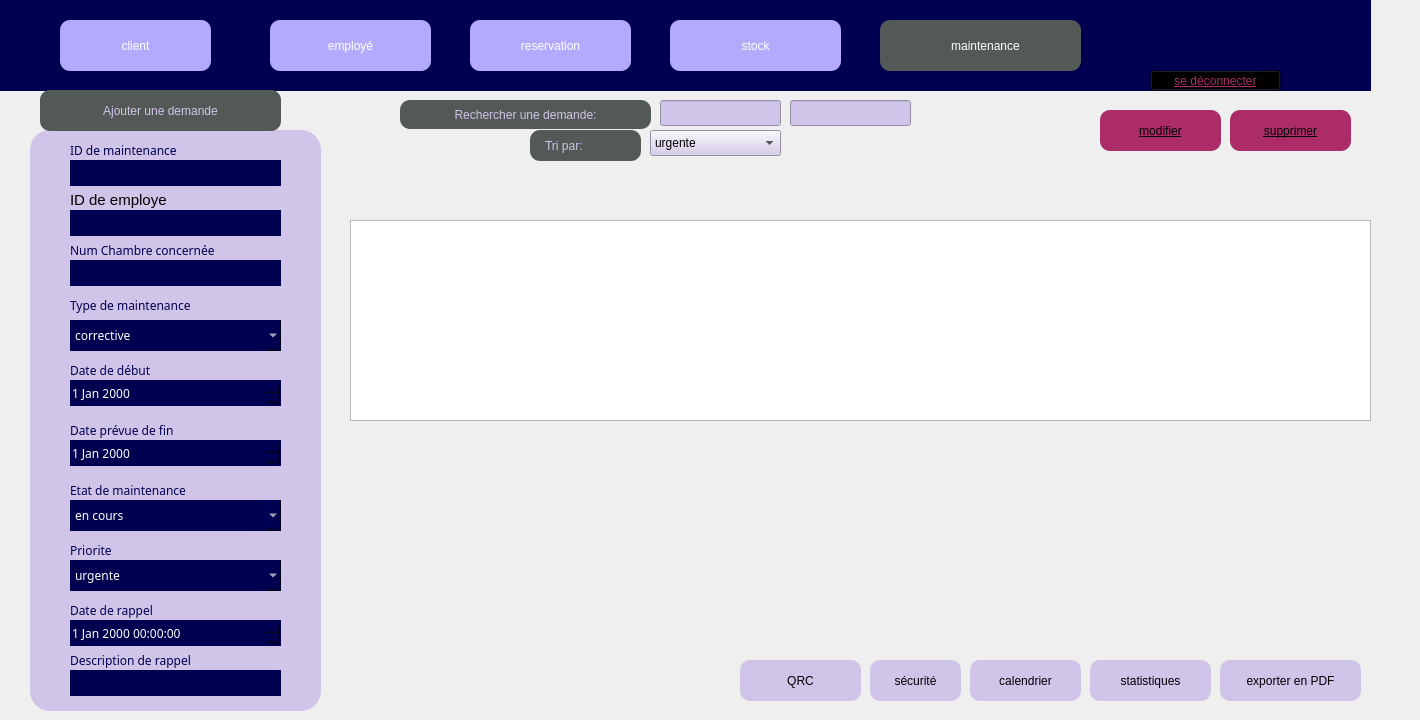
    <widget class="QWidget" name="page_maintenance">
     <widget class="QWidget" name="widget_10" native="true">
      <property name="geometry">
       <rect>
        <x>-40</x>
        <y>0</y>
        <width>1411</width>
        <height>91</height>
       </rect>
      </property>
      <property name="styleSheet">
       <string notr="true">background-color: rgb(0, 0, 80);</string>
      </property>
      <widget class="QPushButton" name="clientmaint">
       <property name="geometry">
        <rect>
         <x>100</x>
         <y>20</y>
         <width>151</width>
         <height>51</height>
        </rect>
       </property>
       <property name="styleSheet">
        <string notr="true"> font: 700 10pt &quot;Segoe UI&quot;;
color: rgb(255, 255, 255);
background-color: rgb(179, 170, 255);
 
 
border-radius:10px;</string>
       </property>
       <property name="text">
        <string>client</string>
       </property>
      </widget>
      <widget class="QPushButton" name="employemaint">
       <property name="geometry">
        <rect>
         <x>310</x>
         <y>20</y>
         <width>161</width>
         <height>51</height>
        </rect>
       </property>
       <property name="styleSheet">
        <string notr="true"> font: 700 10pt &quot;Segoe UI&quot;;
color: rgb(255, 255, 255);
background-color: rgb(179, 170, 255);
 
 
border-radius:10px;</string>
       </property>
       <property name="text">
        <string>employé</string>
       </property>
      </widget>
      <widget class="QPushButton" name="reservationmaint">
       <property name="geometry">
        <rect>
         <x>510</x>
         <y>20</y>
         <width>161</width>
         <height>51</height>
        </rect>
       </property>
       <property name="styleSheet">
        <string notr="true">font: 700 10pt &quot;Segoe UI&quot;;
color: rgb(255, 255, 255);
background-color: rgb(179, 170, 255);
 
 
border-radius:10px;</string>
       </property>
       <property name="text">
        <string>reservation</string>
       </property>
      </widget>
      <widget class="QPushButton" name="stockmaint">
       <property name="geometry">
        <rect>
         <x>710</x>
         <y>20</y>
         <width>171</width>
         <height>51</height>
        </rect>
       </property>
       <property name="styleSheet">
        <string notr="true"> font: 700 10pt &quot;Segoe UI&quot;;
color: rgb(255, 255, 255);
background-color: rgb(179, 170, 255);
 
 
border-radius:10px;</string>
       </property>
       <property name="text">
        <string>stock</string>
       </property>
      </widget>
      <widget class="QPushButton" name="maintenance">
       <property name="geometry">
        <rect>
         <x>920</x>
         <y>20</y>
         <width>201</width>
         <height>51</height>
        </rect>
       </property>
       <property name="styleSheet">
        <string notr="true"> color: rgb(255, 255, 255);
font: 700 10pt &quot;Segoe UI&quot;;
background-color: rgb(83, 89, 86);
 
 
border-radius:10px;</string>
       </property>
       <property name="text">
        <string>   maintenance</string>
       </property>
      </widget>
      <widget class="QPushButton" name="sedeconnecter9">
       <property name="geometry">
        <rect>
         <x>1190</x>
         <y>70</y>
         <width>131</width>
         <height>21</height>
        </rect>
       </property>
       <property name="styleSheet">
        <string notr="true">color: rgb(172, 44, 103);
text-decoration: underline;
font: 700 9pt &quot;Segoe UI&quot;;
background-color:transparent;</string>
       </property>
       <property name="text">
        <string>se déconnecter</string>
       </property>
      </widget>
      <widget class="QLabel" name="label_log">
       <property name="geometry">
        <rect>
         <x>1200</x>
         <y>0</y>
         <width>101</width>
         <height>71</height>
        </rect>
       </property>
       <property name="text">
        <string/>
       </property>
       <property name="scaledContents">
        <bool>true</bool>
       </property>
      </widget>
      <widget class="QLabel" name="label_main1">
       <property name="geometry">
        <rect>
         <x>930</x>
         <y>30</y>
         <width>41</width>
         <height>31</height>
        </rect>
       </property>
       <property name="styleSheet">
        <string notr="true">background-color:transparent;</string>
       </property>
       <property name="text">
        <string/>
       </property>
      </widget>
     </widget>
     <widget class="QPushButton" name="pushButton_supprimer_maintenance">
      <property name="geometry">
       <rect>
        <x>1230</x>
        <y>110</y>
        <width>121</width>
        <height>41</height>
       </rect>
      </property>
      <property name="styleSheet">
       <string notr="true">border-radius:10px;
text-decoration: underline;
font: 10pt &quot;Segoe UI&quot;;
background-color: rgb(172, 44, 103);</string>
      </property>
      <property name="text">
       <string>supprimer</string>
      </property>
     </widget>
     <widget class="QComboBox" name="comboBox_tri_maintenance">
      <property name="geometry">
       <rect>
        <x>650</x>
        <y>130</y>
        <width>131</width>
        <height>26</height>
       </rect>
      </property>
      <property name="styleSheet">
       <string notr="true">background-color: rgb(209, 196, 233);
</string>
      </property>
      <item>
       <property name="text">
        <string>urgente</string>
       </property>
      </item>
      <item>
       <property name="text">
        <string>normale</string>
       </property>
      </item>
      <item>
       <property name="text">
        <string>basse</string>
       </property>
      </item>
     </widget>
     <widget class="QPushButton" name="pushButton_ajouter_maintenance">
      <property name="geometry">
       <rect>
        <x>40</x>
        <y>90</y>
        <width>241</width>
        <height>41</height>
       </rect>
      </property>
      <property name="styleSheet">
       <string notr="true">border-radius:10px;
background-color: rgb(83, 89, 86);
color: rgb(209, 196, 233);
font: 12pt &quot;Segoe UI&quot;;</string>
      </property>
      <property name="text">
       <string>Ajouter une demande</string>
      </property>
     </widget>
     <widget class="QPushButton" name="pushButton_modifier_maintenance">
      <property name="geometry">
       <rect>
        <x>1100</x>
        <y>110</y>
        <width>121</width>
        <height>41</height>
       </rect>
      </property>
      <property name="styleSheet">
       <string notr="true">border-radius:10px;
text-decoration: underline;
font: 10pt &quot;Segoe UI&quot;;
background-color: rgb(172, 44, 103);</string>
      </property>
      <property name="text">
       <string>modifier</string>
      </property>
     </widget>
     <widget class="QPushButton" name="pushButton_exporter_maintenance">
      <property name="geometry">
       <rect>
        <x>1220</x>
        <y>660</y>
        <width>141</width>
        <height>41</height>
       </rect>
      </property>
      <property name="styleSheet">
       <string notr="true">background-color: rgb(209, 196, 233);
border-radius:10px;
color: rgb(0, 0, 0);
font: 700 10pt &quot;Segoe UI&quot;;</string>
      </property>
      <property name="text">
       <string>exporter en PDF</string>
      </property>
     </widget>
     <widget class="QPushButton" name="pushButton_stat2_maintenance">
      <property name="geometry">
       <rect>
        <x>1090</x>
        <y>660</y>
        <width>121</width>
        <height>41</height>
       </rect>
      </property>
      <property name="styleSheet">
       <string notr="true">background-color: rgb(209, 196, 233);
border-radius:10px;
color: rgb(0, 0, 0);
font: 700 10pt &quot;Segoe UI&quot;;</string>
      </property>
      <property name="text">
       <string>statistiques</string>
      </property>
     </widget>
     <widget class="QPushButton" name="pushButton_calendrier">
      <property name="geometry">
       <rect>
        <x>970</x>
        <y>660</y>
        <width>111</width>
        <height>41</height>
       </rect>
      </property>
      <property name="styleSheet">
       <string notr="true">background-color: rgb(209, 196, 233);
border-radius:10px;
color: rgb(0, 0, 0);
font: 700 10pt &quot;Segoe UI&quot;;</string>
      </property>
      <property name="text">
       <string>calendrier</string>
      </property>
     </widget>
     <widget class="QWidget" name="widget_138" native="true">
      <property name="geometry">
       <rect>
        <x>30</x>
        <y>130</y>
        <width>291</width>
        <height>581</height>
       </rect>
      </property>
      <property name="font">
       <font>
        <family>MingLiU_HKSCS-ExtB</family>
       </font>
      </property>
      <property name="styleSheet">
       <string notr="true">background-color: rgb(209, 196, 233);
border-radius:20px;</string>
      </property>
      <widget class="QComboBox" name="comboBox_etat_maintenance">
       <property name="geometry">
        <rect>
         <x>40</x>
         <y>370</y>
         <width>211</width>
         <height>31</height>
        </rect>
       </property>
       <property name="styleSheet">
        <string notr="true">color: rgb(255, 255, 255); background-color:rgb(0,0,80);</string>
       </property>
       <item>
        <property name="text">
         <string>en cours</string>
        </property>
       </item>
       <item>
        <property name="text">
         <string>en attente</string>
        </property>
       </item>
       <item>
        <property name="text">
         <string>terminé</string>
        </property>
       </item>
      </widget>
      <widget class="QLabel" name="label_621">
       <property name="geometry">
        <rect>
         <x>40</x>
         <y>350</y>
         <width>181</width>
         <height>20</height>
        </rect>
       </property>
       <property name="styleSheet">
        <string notr="true">font: 11pt &quot;Segoe UI&quot;;color: rgb(0, 0, 81); background-color:transparent;</string>
       </property>
       <property name="text">
        <string>Etat de maintenance</string>
       </property>
      </widget>
      <widget class="QLabel" name="label_609">
       <property name="geometry">
        <rect>
         <x>40</x>
         <y>290</y>
         <width>191</width>
         <height>21</height>
        </rect>
       </property>
       <property name="styleSheet">
        <string notr="true">font: 11pt &quot;Segoe UI&quot;;color: rgb(0, 0, 81); background-color:transparent;</string>
       </property>
       <property name="text">
        <string>Date prévue de fin</string>
       </property>
      </widget>
      <widget class="QLabel" name="label_604">
       <property name="geometry">
        <rect>
         <x>40</x>
         <y>10</y>
         <width>191</width>
         <height>20</height>
        </rect>
       </property>
       <property name="styleSheet">
        <string notr="true">font: 11pt &quot;Segoe UI&quot;;
color: rgb(0, 0, 81);
background-color:transparent;</string>
       </property>
       <property name="text">
        <string>ID de maintenance</string>
       </property>
      </widget>
      <widget class="QLabel" name="label_605">
       <property name="geometry">
        <rect>
         <x>40</x>
         <y>110</y>
         <width>201</width>
         <height>20</height>
        </rect>
       </property>
       <property name="styleSheet">
        <string notr="true">font: 11pt &quot;Segoe UI&quot;;color: rgb(0, 0, 81); background-color:transparent;</string>
       </property>
       <property name="text">
        <string>Num Chambre concernée</string>
       </property>
      </widget>
      <widget class="QLabel" name="label_613">
       <property name="geometry">
        <rect>
         <x>40</x>
         <y>160</y>
         <width>241</width>
         <height>31</height>
        </rect>
       </property>
       <property name="styleSheet">
        <string notr="true">font: 11pt &quot;Segoe UI&quot;;color: rgb(0, 0, 81); background-color:transparent;</string>
       </property>
       <property name="text">
        <string>Type de maintenance</string>
       </property>
      </widget>
      <widget class="QLabel" name="label_622">
       <property name="geometry">
        <rect>
         <x>40</x>
         <y>230</y>
         <width>191</width>
         <height>20</height>
        </rect>
       </property>
       <property name="styleSheet">
        <string notr="true">font: 11pt &quot;Segoe UI&quot;;color: rgb(0, 0, 81); background-color:transparent;</string>
       </property>
       <property name="text">
        <string>Date de début</string>
       </property>
      </widget>
      <widget class="QLineEdit" name="lineEdit_id_maintenance">
       <property name="geometry">
        <rect>
         <x>40</x>
         <y>30</y>
         <width>211</width>
         <height>26</height>
        </rect>
       </property>
       <property name="styleSheet">
        <string notr="true">background-color: rgb(0, 0, 81);
</string>
       </property>
      </widget>
      <widget class="QLineEdit" name="lineEdit_num_chambre">
       <property name="geometry">
        <rect>
         <x>40</x>
         <y>130</y>
         <width>211</width>
         <height>26</height>
        </rect>
       </property>
       <property name="styleSheet">
        <string notr="true">background-color: rgb(0, 0, 81);
</string>
       </property>
      </widget>
      <widget class="QComboBox" name="comboBox_type_maintenance">
       <property name="geometry">
        <rect>
         <x>40</x>
         <y>190</y>
         <width>211</width>
         <height>31</height>
        </rect>
       </property>
       <property name="styleSheet">
        <string notr="true">color: rgb(255, 255, 255); background-color:rgb(0,0,80);</string>
       </property>
       <item>
        <property name="text">
         <string>corrective</string>
        </property>
       </item>
       <item>
        <property name="text">
         <string>esthétique</string>
        </property>
       </item>
       <item>
        <property name="text">
         <string>préventive</string>
        </property>
       </item>
      </widget>
      <widget class="QComboBox" name="comboBox_priorite">
       <property name="geometry">
        <rect>
         <x>40</x>
         <y>430</y>
         <width>211</width>
         <height>31</height>
        </rect>
       </property>
       <property name="styleSheet">
        <string notr="true">color: rgb(255, 255, 255); background-color:rgb(0,0,80);</string>
       </property>
       <item>
        <property name="text">
         <string>urgente</string>
        </property>
       </item>
       <item>
        <property name="text">
         <string>normale</string>
        </property>
       </item>
       <item>
        <property name="text">
         <string>basse</string>
        </property>
       </item>
      </widget>
      <widget class="QLabel" name="label_638">
       <property name="geometry">
        <rect>
         <x>40</x>
         <y>410</y>
         <width>181</width>
         <height>20</height>
        </rect>
       </property>
       <property name="styleSheet">
        <string notr="true">font: 11pt &quot;Segoe UI&quot;;color: rgb(0, 0, 81); background-color:transparent;</string>
       </property>
       <property name="text">
        <string>Priorite</string>
       </property>
      </widget>
      <widget class="QLineEdit" name="lineEdit_id_emplye">
       <property name="geometry">
        <rect>
         <x>40</x>
         <y>80</y>
         <width>211</width>
         <height>26</height>
        </rect>
       </property>
       <property name="styleSheet">
        <string notr="true">background-color: rgb(0, 0, 81);
</string>
       </property>
      </widget>
      <widget class="QLabel" name="label_1259">
       <property name="geometry">
        <rect>
         <x>40</x>
         <y>60</y>
         <width>131</width>
         <height>20</height>
        </rect>
       </property>
       <property name="font">
        <font>
         <family>Segoe UI</family>
         <pointsize>11</pointsize>
         <italic>false</italic>
         <bold>false</bold>
        </font>
       </property>
       <property name="styleSheet">
        <string notr="true">font: 11pt &quot;Segoe UI&quot;;
</string>
       </property>
       <property name="text">
        <string>ID de employe</string>
       </property>
      </widget>
      <widget class="QDateEdit" name="dateEdit_date_debut">
       <property name="geometry">
        <rect>
         <x>40</x>
         <y>250</y>
         <width>211</width>
         <height>26</height>
        </rect>
       </property>
       <property name="styleSheet">
        <string notr="true">color: rgb(255, 255, 255); background-color:rgb(0,0,80);</string>
       </property>
      </widget>
      <widget class="QDateEdit" name="dateEdit_date_fin">
       <property name="geometry">
        <rect>
         <x>40</x>
         <y>310</y>
         <width>211</width>
         <height>26</height>
        </rect>
       </property>
       <property name="styleSheet">
        <string notr="true">color: rgb(255, 255, 255); background-color:rgb(0,0,80);</string>
       </property>
      </widget>
      <widget class="QLineEdit" name="lineEdit_description_rappel">
       <property name="geometry">
        <rect>
         <x>40</x>
         <y>540</y>
         <width>211</width>
         <height>26</height>
        </rect>
       </property>
       <property name="styleSheet">
        <string notr="true">background-color: rgb(0, 0, 81);
</string>
       </property>
      </widget>
      <widget class="QDateTimeEdit" name="date_rappel">
       <property name="geometry">
        <rect>
         <x>40</x>
         <y>490</y>
         <width>211</width>
         <height>26</height>
        </rect>
       </property>
       <property name="styleSheet">
        <string notr="true">color: rgb(255, 255, 255); background-color:rgb(0,0,80);</string>
       </property>
      </widget>
      <widget class="QLabel" name="label_624">
       <property name="geometry">
        <rect>
         <x>40</x>
         <y>470</y>
         <width>191</width>
         <height>20</height>
        </rect>
       </property>
       <property name="styleSheet">
        <string notr="true">font: 11pt &quot;Segoe UI&quot;;
color: rgb(0, 0, 81);
background-color:transparent;</string>
       </property>
       <property name="text">
        <string>Date de rappel</string>
       </property>
      </widget>
      <widget class="QLabel" name="label_625">
       <property name="geometry">
        <rect>
         <x>40</x>
         <y>520</y>
         <width>191</width>
         <height>20</height>
        </rect>
       </property>
       <property name="styleSheet">
        <string notr="true">font: 11pt &quot;Segoe UI&quot;;
color: rgb(0, 0, 81);
background-color:transparent;</string>
       </property>
       <property name="text">
        <string>Description de rappel</string>
       </property>
      </widget>
     </widget>
     <widget class="QTableView" name="tableView_maintenance">
      <property name="geometry">
       <rect>
        <x>350</x>
        <y>220</y>
        <width>1021</width>
        <height>201</height>
       </rect>
      </property>
      <property name="pixmap" stdset="0">
       <pixmap/>
      </property>
     </widget>
     <widget class="QLineEdit" name="lineEdit_id_maintenance_2">
      <property name="geometry">
       <rect>
        <x>660</x>
        <y>100</y>
        <width>121</width>
        <height>26</height>
       </rect>
      </property>
      <property name="styleSheet">
       <string notr="true">background-color: rgb(209, 196, 233);

</string>
      </property>
     </widget>
     <widget class="QPushButton" name="pushButton_recherche_maintenance">
      <property name="geometry">
       <rect>
        <x>400</x>
        <y>100</y>
        <width>251</width>
        <height>29</height>
       </rect>
      </property>
      <property name="styleSheet">
       <string notr="true">border-radius:10px;
background-color: rgb(83, 89, 86);
color: rgb(209, 196, 233);
font: 12pt &quot;Segoe UI&quot;;</string>
      </property>
      <property name="text">
       <string>Rechercher une demande:</string>
      </property>
     </widget>
     <widget class="QLineEdit" name="lineEdit_96">
      <property name="geometry">
       <rect>
        <x>530</x>
        <y>130</y>
        <width>111</width>
        <height>31</height>
       </rect>
      </property>
      <property name="styleSheet">
       <string notr="true">border-radius:10px;
background-color: rgb(255, 255, 255);
background-color: rgb(83, 89, 86);
color: rgb(209, 196, 233);
font: 12pt &quot;Segoe UI&quot;;</string>
      </property>
      <property name="text">
       <string>    Tri par:</string>
      </property>
     </widget>
     <widget class="QPushButton" name="pushButton_QRC">
      <property name="geometry">
       <rect>
        <x>740</x>
        <y>660</y>
        <width>121</width>
        <height>41</height>
       </rect>
      </property>
      <property name="styleSheet">
       <string notr="true">background-color: rgb(209, 196, 233);
border-radius:10px;
color: rgb(0, 0, 0);
font: 700 10pt &quot;Segoe UI&quot;;</string>
      </property>
      <property name="text">
       <string>QRC</string>
      </property>
     </widget>
     <widget class="QLabel" name="qr_code">
      <property name="geometry">
       <rect>
        <x>340</x>
        <y>390</y>
        <width>381</width>
        <height>281</height>
       </rect>
      </property>
      <property name="text">
       <string/>
      </property>
     </widget>
     <widget class="QLabel" name="label_qrc2">
      <property name="geometry">
       <rect>
        <x>740</x>
        <y>580</y>
        <width>121</width>
        <height>81</height>
       </rect>
      </property>
      <property name="text">
       <string/>
      </property>
      <property name="scaledContents">
       <bool>true</bool>
      </property>
     </widget>
     <widget class="QLabel" name="label_ca">
      <property name="geometry">
       <rect>
        <x>980</x>
        <y>590</y>
        <width>91</width>
        <height>61</height>
       </rect>
      </property>
      <property name="text">
       <string/>
      </property>
      <property name="scaledContents">
       <bool>true</bool>
      </property>
     </widget>
     <widget class="QLabel" name="label_sta">
      <property name="geometry">
       <rect>
        <x>1100</x>
        <y>590</y>
        <width>111</width>
        <height>61</height>
       </rect>
      </property>
      <property name="text">
       <string/>
      </property>
      <property name="scaledContents">
       <bool>true</bool>
      </property>
     </widget>
     <widget class="QLabel" name="label_pdf2">
      <property name="geometry">
       <rect>
        <x>1230</x>
        <y>590</y>
        <width>121</width>
        <height>61</height>
       </rect>
      </property>
      <property name="text">
       <string/>
      </property>
      <property name="scaledContents">
       <bool>true</bool>
      </property>
     </widget>
     <widget class="QLabel" name="label_chercher">
      <property name="geometry">
       <rect>
        <x>350</x>
        <y>100</y>
        <width>51</width>
        <height>31</height>
       </rect>
      </property>
      <property name="text">
       <string/>
      </property>
      <property name="scaledContents">
       <bool>true</bool>
      </property>
     </widget>
     <widget class="QLineEdit" name="lineEdit_description_rappel_2">
      <property name="geometry">
       <rect>
        <x>790</x>
        <y>100</y>
        <width>121</width>
        <height>26</height>
       </rect>
      </property>
      <property name="styleSheet">
       <string notr="true">background-color: rgb(209, 196, 233);

</string>
      </property>
     </widget>
     <widget class="QPushButton" name="btnGoToArduino">
      <property name="geometry">
       <rect>
        <x>870</x>
        <y>660</y>
        <width>91</width>
        <height>41</height>
       </rect>
      </property>
      <property name="styleSheet">
       <string notr="true">background-color: rgb(209, 196, 233);
border-radius:10px;
color: rgb(0, 0, 0);
font: 700 10pt &quot;Segoe UI&quot;;</string>
      </property>
      <property name="text">
       <string>sécurité</string>
      </property>
     </widget>
     <widget class="QLabel" name="label_securite">
      <property name="geometry">
       <rect>
        <x>870</x>
        <y>599</y>
        <width>91</width>
        <height>61</height>
       </rect>
      </property>
      <property name="text">
       <string/>
      </property>
     </widget>
     <zorder>pushButton_supprimer_maintenance</zorder>
     <zorder>comboBox_tri_maintenance</zorder>
     <zorder>pushButton_stat2_maintenance</zorder>
     <zorder>widget_138</zorder>
     <zorder>widget_10</zorder>
     <zorder>pushButton_modifier_maintenance</zorder>
     <zorder>pushButton_ajouter_maintenance</zorder>
     <zorder>pushButton_exporter_maintenance</zorder>
     <zorder>pushButton_calendrier</zorder>
     <zorder>tableView_maintenance</zorder>
     <zorder>lineEdit_id_maintenance_2</zorder>
     <zorder>pushButton_recherche_maintenance</zorder>
     <zorder>lineEdit_96</zorder>
     <zorder>pushButton_QRC</zorder>
     <zorder>qr_code</zorder>
     <zorder>label_qrc2</zorder>
     <zorder>label_ca</zorder>
     <zorder>label_sta</zorder>
     <zorder>label_pdf2</zorder>
     <zorder>label_chercher</zorder>
     <zorder>lineEdit_description_rappel_2</zorder>
     <zorder>btnGoToArduino</zorder>
     <zorder>label_securite</zorder>
    </widget>
